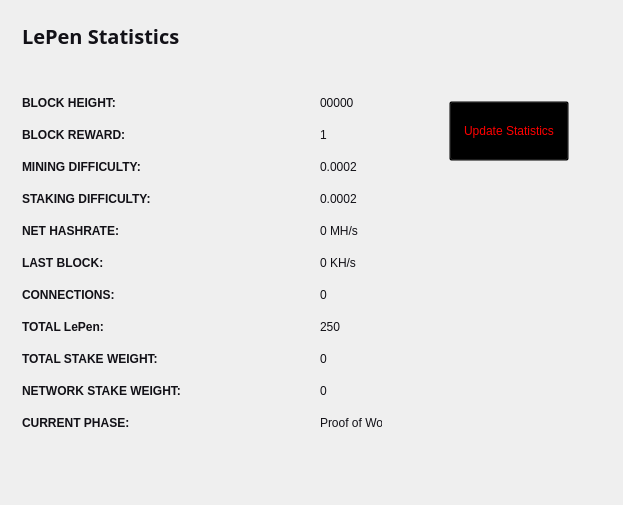
<?xml version="1.0" encoding="UTF-8"?>
<ui version="4.0">
 <class>StatisticsPage</class>
 <widget class="QWidget" name="StatisticsPage">
  <property name="windowModality">
   <enum>Qt::NonModal</enum>
  </property>
  <property name="geometry">
   <rect>
    <x>0</x>
    <y>0</y>
    <width>623</width>
    <height>505</height>
   </rect>
  </property>
  <property name="windowTitle">
   <string>Digging</string>
  </property>
  <property name="styleSheet">
   <string notr="true">color:#ffffff;
font-family:'Open Sans,sans-serif';</string>
  </property>
  <layout class="QGridLayout" name="gridLayout">
   <property name="sizeConstraint">
    <enum>QLayout::SetMaximumSize</enum>
   </property>
   <item row="0" column="1">
    <widget class="QFrame" name="frame">
     <property name="minimumSize">
      <size>
       <width>213</width>
       <height>0</height>
      </size>
     </property>
     <property name="frameShape">
      <enum>QFrame::NoFrame</enum>
     </property>
     <property name="frameShadow">
      <enum>QFrame::Raised</enum>
     </property>
     <widget class="QPushButton" name="startButton">
      <property name="geometry">
       <rect>
        <x>50</x>
        <y>90</y>
        <width>120</width>
        <height>60</height>
       </rect>
      </property>
      <property name="sizePolicy">
       <sizepolicy hsizetype="Fixed" vsizetype="Fixed">
        <horstretch>0</horstretch>
        <verstretch>0</verstretch>
       </sizepolicy>
      </property>
      <property name="minimumSize">
       <size>
        <width>120</width>
        <height>60</height>
       </size>
      </property>
      <property name="styleSheet">
       <string notr="true">background:transparent; color:red;</string>
      </property>
      <property name="text">
       <string>Update Statistics</string>
      </property>
     </widget>
    </widget>
   </item>
   <item row="0" column="0">
    <widget class="QFrame" name="gridFrame_2">
     <layout class="QGridLayout" name="gridLayout_4">
      <item row="3" column="0">
       <layout class="QFormLayout" name="formLayout_2">
        <property name="fieldGrowthPolicy">
         <enum>QFormLayout::FieldsStayAtSizeHint</enum>
        </property>
        <property name="horizontalSpacing">
         <number>139</number>
        </property>
        <property name="verticalSpacing">
         <number>18</number>
        </property>
        <property name="rightMargin">
         <number>0</number>
        </property>
        <item row="1" column="0">
         <widget class="QLabel" name="label_14">
          <property name="text">
           <string>&lt;html&gt;&lt;head/&gt;&lt;body&gt;&lt;p&gt;&lt;span style=&quot; font-weight:600; color:#121117;&quot;&gt;BLOCK HEIGHT:&lt;/span&gt;&lt;/p&gt;&lt;/body&gt;&lt;/html&gt;</string>
          </property>
         </widget>
        </item>
        <item row="1" column="1">
         <widget class="QLabel" name="heightBox">
          <property name="styleSheet">
           <string notr="true">color:#121117;</string>
          </property>
          <property name="text">
           <string>00000</string>
          </property>
         </widget>
        </item>
        <item row="2" column="0">
         <widget class="QLabel" name="label_12">
          <property name="text">
           <string>&lt;html&gt;&lt;head/&gt;&lt;body&gt;&lt;p&gt;&lt;span style=&quot; font-weight:600; color:#121117;&quot;&gt;BLOCK REWARD:&lt;/span&gt;&lt;/p&gt;&lt;/body&gt;&lt;/html&gt;</string>
          </property>
         </widget>
        </item>
        <item row="2" column="1">
         <widget class="QLabel" name="rewardBox">
          <property name="styleSheet">
           <string notr="true">color:#121117;</string>
          </property>
          <property name="text">
           <string>1</string>
          </property>
         </widget>
        </item>
        <item row="3" column="0">
         <widget class="QLabel" name="label_13">
          <property name="text">
           <string>&lt;html&gt;&lt;head/&gt;&lt;body&gt;&lt;p&gt;&lt;span style=&quot; font-weight:600; color:#121117;&quot;&gt;MINING DIFFICULTY:&lt;/span&gt;&lt;/p&gt;&lt;/body&gt;&lt;/html&gt;</string>
          </property>
         </widget>
        </item>
        <item row="3" column="1">
         <widget class="QLabel" name="diffBox">
          <property name="styleSheet">
           <string notr="true">color:#121117;</string>
          </property>
          <property name="text">
           <string>0.0002</string>
          </property>
         </widget>
        </item>
        <item row="4" column="0">
         <widget class="QLabel" name="label_9">
          <property name="text">
           <string>&lt;html&gt;&lt;head/&gt;&lt;body&gt;&lt;p&gt;&lt;span style=&quot; font-weight:600; color:#121117;&quot;&gt;STAKING DIFFICULTY:&lt;/span&gt;&lt;/p&gt;&lt;/body&gt;&lt;/html&gt;</string>
          </property>
         </widget>
        </item>
        <item row="4" column="1">
         <widget class="QLabel" name="diffBox2">
          <property name="styleSheet">
           <string notr="true">color:#121117;</string>
          </property>
          <property name="text">
           <string>0.0002</string>
          </property>
         </widget>
        </item>
        <item row="5" column="1">
         <widget class="QLabel" name="pawrateBox">
          <property name="styleSheet">
           <string notr="true">color:#121117;</string>
          </property>
          <property name="text">
           <string>0 MH/s</string>
          </property>
         </widget>
        </item>
        <item row="6" column="0">
         <widget class="QLabel" name="label3_2">
          <property name="sizePolicy">
           <sizepolicy hsizetype="Preferred" vsizetype="Maximum">
            <horstretch>0</horstretch>
            <verstretch>0</verstretch>
           </sizepolicy>
          </property>
          <property name="text">
           <string>&lt;html&gt;&lt;head/&gt;&lt;body&gt;&lt;p&gt;&lt;span style=&quot; font-weight:600; color:#121117;&quot;&gt;LAST BLOCK:&lt;/span&gt;&lt;/p&gt;&lt;/body&gt;&lt;/html&gt;</string>
          </property>
         </widget>
        </item>
        <item row="6" column="1">
         <widget class="QLabel" name="localBox">
          <property name="styleSheet">
           <string notr="true">color:#121117;</string>
          </property>
          <property name="text">
           <string>0 KH/s</string>
          </property>
         </widget>
        </item>
        <item row="7" column="0">
         <widget class="QLabel" name="label1_2">
          <property name="text">
           <string>&lt;html&gt;&lt;head/&gt;&lt;body&gt;&lt;p&gt;&lt;span style=&quot; font-weight:600; color:#121117;&quot;&gt;CONNECTIONS:&lt;/span&gt;&lt;/p&gt;&lt;/body&gt;&lt;/html&gt;</string>
          </property>
         </widget>
        </item>
        <item row="7" column="1">
         <widget class="QLabel" name="connectionBox">
          <property name="styleSheet">
           <string notr="true">color:#121117;</string>
          </property>
          <property name="text">
           <string>0</string>
          </property>
         </widget>
        </item>
        <item row="8" column="0">
         <widget class="QLabel" name="label_8">
          <property name="text">
           <string>&lt;html&gt;&lt;head/&gt;&lt;body&gt;&lt;p&gt;&lt;span style=&quot; font-weight:600; color:#121117;&quot;&gt;TOTAL LePen:&lt;/span&gt;&lt;/p&gt;&lt;/body&gt;&lt;/html&gt;</string>
          </property>
         </widget>
        </item>
        <item row="8" column="1">
         <widget class="QLabel" name="volumeBox">
          <property name="styleSheet">
           <string notr="true">color:#121117;</string>
          </property>
          <property name="text">
           <string>250</string>
          </property>
         </widget>
        </item>
        <item row="9" column="0">
         <widget class="QLabel" name="label_10">
          <property name="text">
           <string>&lt;html&gt;&lt;head/&gt;&lt;body&gt;&lt;p&gt;&lt;span style=&quot; font-weight:600; color:#121117;&quot;&gt;TOTAL STAKE WEIGHT:&lt;/span&gt;&lt;/p&gt;&lt;/body&gt;&lt;/html&gt;</string>
          </property>
         </widget>
        </item>
        <item row="9" column="1">
         <widget class="QLabel" name="minBox">
          <property name="styleSheet">
           <string notr="true">color:#121117;</string>
          </property>
          <property name="text">
           <string>0</string>
          </property>
         </widget>
        </item>
        <item row="10" column="0">
         <widget class="QLabel" name="label_11">
          <property name="text">
           <string>&lt;html&gt;&lt;head/&gt;&lt;body&gt;&lt;p&gt;&lt;span style=&quot; font-weight:600; color:#121117;&quot;&gt;NETWORK STAKE WEIGHT:&lt;/span&gt;&lt;/p&gt;&lt;/body&gt;&lt;/html&gt;</string>
          </property>
         </widget>
        </item>
        <item row="10" column="1">
         <widget class="QLabel" name="maxBox">
          <property name="styleSheet">
           <string notr="true">color:#121117;</string>
          </property>
          <property name="text">
           <string>0</string>
          </property>
         </widget>
        </item>
        <item row="11" column="0">
         <widget class="QLabel" name="label_15">
          <property name="text">
           <string>&lt;html&gt;&lt;head/&gt;&lt;body&gt;&lt;p&gt;&lt;span style=&quot; font-weight:600; color:#121117;&quot;&gt;CURRENT PHASE:&lt;/span&gt;&lt;/p&gt;&lt;/body&gt;&lt;/html&gt;</string>
          </property>
         </widget>
        </item>
        <item row="11" column="1">
         <widget class="QLabel" name="cBox">
          <property name="styleSheet">
           <string notr="true">color:#121117;</string>
          </property>
          <property name="text">
           <string>Proof of Work</string>
          </property>
         </widget>
        </item>
        <item row="5" column="0">
         <widget class="QLabel" name="label_16">
          <property name="text">
           <string>&lt;html&gt;&lt;head/&gt;&lt;body&gt;&lt;p&gt;&lt;span style=&quot; font-weight:600; color:#121117;&quot;&gt;NET HASHRATE:&lt;/span&gt;&lt;/p&gt;&lt;/body&gt;&lt;/html&gt;</string>
          </property>
         </widget>
        </item>
       </layout>
      </item>
      <item row="1" column="0">
       <layout class="QHBoxLayout" name="horizontalLayout_4">
        <property name="spacing">
         <number>7</number>
        </property>
        <item>
         <widget class="QLabel" name="label_5">
          <property name="font">
           <font>
            <family>Open Sans,sans-serif</family>
           </font>
          </property>
          <property name="text">
           <string>&lt;html&gt;&lt;head/&gt;&lt;body&gt;&lt;p&gt;&lt;span style=&quot; font-size:20px; font-weight:600; color:#121117;&quot;&gt;LePen Statistics&lt;/span&gt;&lt;/p&gt;&lt;/body&gt;&lt;/html&gt;</string>
          </property>
         </widget>
        </item>
        <item>
         <spacer name="horizontalSpacer_2">
          <property name="orientation">
           <enum>Qt::Horizontal</enum>
          </property>
          <property name="sizeHint" stdset="0">
           <size>
            <width>40</width>
            <height>20</height>
           </size>
          </property>
         </spacer>
        </item>
       </layout>
      </item>
      <item row="2" column="0">
       <spacer name="verticalSpacer_2">
        <property name="orientation">
         <enum>Qt::Vertical</enum>
        </property>
        <property name="sizeHint" stdset="0">
         <size>
          <width>20</width>
          <height>40</height>
         </size>
        </property>
       </spacer>
      </item>
     </layout>
    </widget>
   </item>
   <item row="1" column="0">
    <spacer name="verticalSpacer">
     <property name="orientation">
      <enum>Qt::Vertical</enum>
     </property>
     <property name="sizeHint" stdset="0">
      <size>
       <width>20</width>
       <height>40</height>
      </size>
     </property>
    </spacer>
   </item>
  </layout>
 </widget>
 <layoutdefault spacing="6" margin="11"/>
 <resources/>
 <connections/>
</ui>
